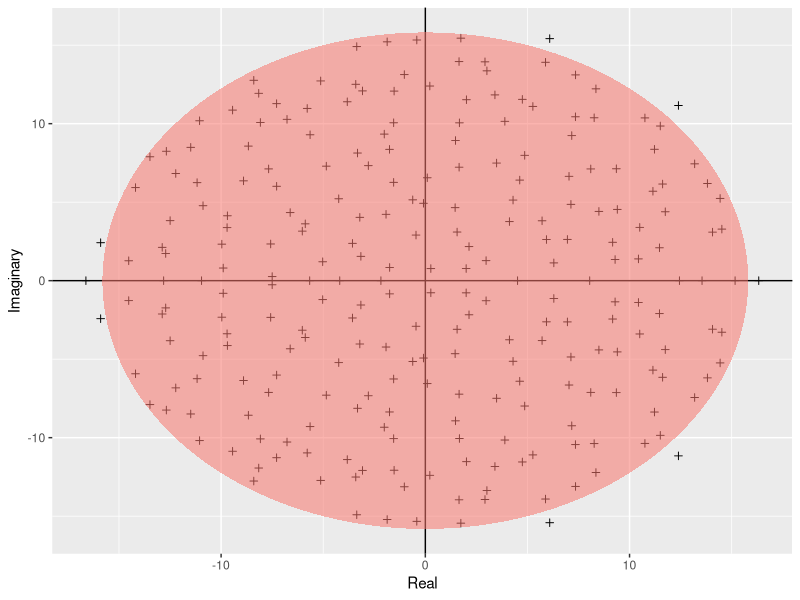

Recreate this plot in R.
#install.packages("ggplot2")
require(ggplot2) # load the ggplot2 package

build_ellipse <- function(hradius, vradius){ # function that returns an ellipse
  npoints = 250
  a <- seq(0, 2 * pi, length = npoints + 1) # create a sequence of elements 
  x <- hradius * cos(a)
  y <- vradius * sin(a)  
  return(data.frame(x = x, y = y)) # return a data frame
}

N <- 250 # Assign size of the matrix

M <- matrix(rnorm(N * N), N, N) # Build the matrix

eigvals <- eigen(M)$values # Find the eigenvalues

eigDF <- data.frame("Real" = Re(eigvals), "Imaginary" = Im(eigvals)) # Build a dataframe

my_radius <- sqrt(N) # The radius of the circle is sqrt(N)

ellDF <- build_ellipse(my_radius, my_radius) # Dataframe to plot the ellipse

names(ellDF) <- c("Real", "Imaginary") # rename the columns

# plot the eigenvalues
pdf(file = "../results/Girko.pdf") # call the pdf command to start the plot
p <- ggplot(eigDF, aes(x = Real, y = Imaginary))
p <- p +
  geom_point(shape = I(3)) +
  theme(legend.position = "none")

# now add the vertical and horizontal lines
p <- p + geom_hline(aes(yintercept = 0))
p <- p + geom_vline(aes(xintercept = 0))

# finally, add the ellipse
p <- p + geom_polygon(data = ellDF, aes(x = Real, y = Imaginary, alpha = 1/20, fill = "red"))
print(p)
dev.off() # run dev.off() to create the file
